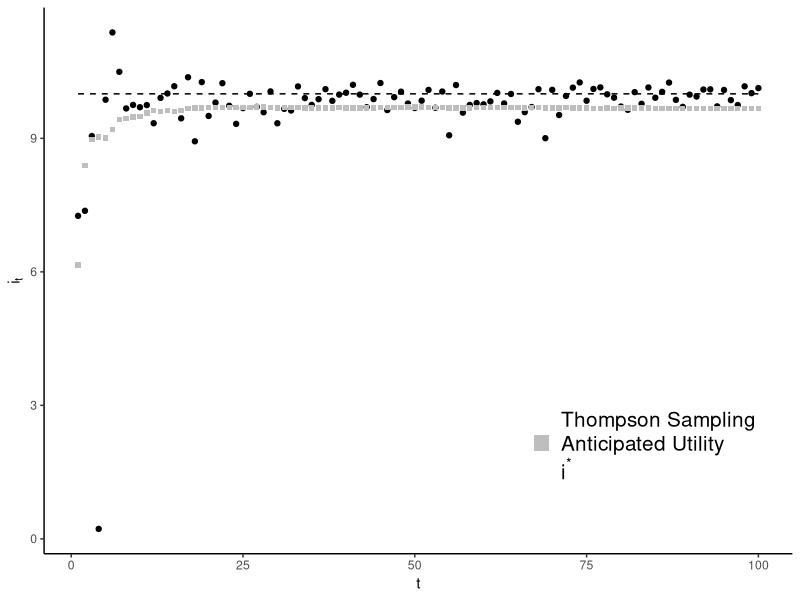
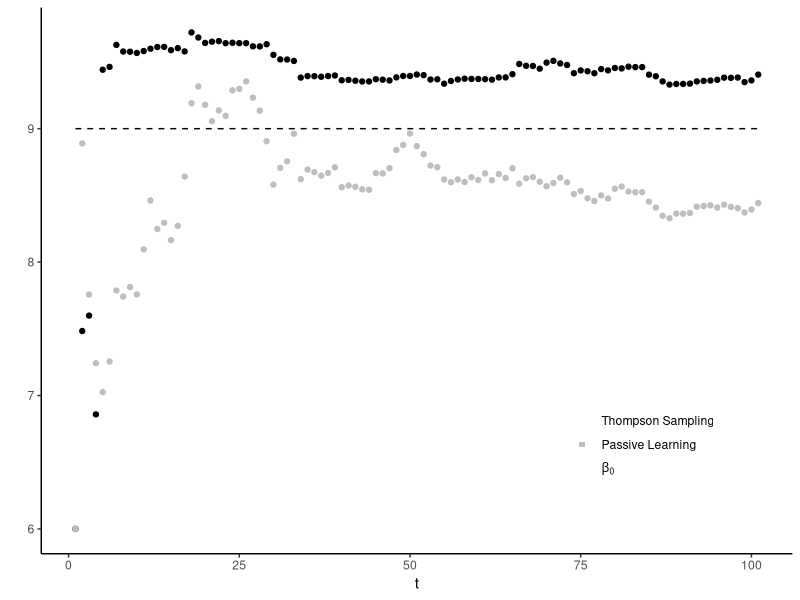

Recreate these plots in R, in order. (Note: this script raises an error after producing the figures.)
################################# FRONT MATTER ################################# 

# Simulation exercise based on Wieland (2000) "Monetary Policy, Parameter 
# Uncertainty and Optimal Learning"

# Simulates a Thompson Sampling central bank and a passive learning/adaptive
# policy/anticipated utility central bank for 100 periods, then builds plots.

rm(list = ls())
gc()

library(ggplot2)
library(tidyr)
library(mvtnorm)

########################## THOMPSON SAMPLING FUNCTION ##########################

run_Thompson <- function(w, pi_star, B0, B1, sigma_e, b_prior, V_prior, e, T){
  
  i_hist <- rep(0, T)
  pi_hist <- rep(0, T)
  b_hist <- matrix(0, 2, T + 1) 
  V_hist <- array(0, dim = c(2, 2, T + 1))
  
  b_hist[, 1] <- b_prior
  V_hist[, , 1] <- V_prior 
  
  b_old <- b_prior
  V_old <- V_prior
  
  for (t in 1:T){
    
    # draw parameter values from the belief
    B_draw <- rmvnorm(1, mean = b_old, sigma = V_old)
    
    # optimal i given the drww
    i <- B_draw[2] * (pi_star - B_draw[1]) / (w + B_draw[2] ^ 2) 
    
    # inflation
    pi <- B0 + B1 * i + e[t]
    
    # update
    V_new <- solve(solve(V_old) + rbind(c(1, i), c(i, i ^ 2)) / (sigma_e ^ 2))
    b_new <- V_new %*% (solve(V_old) %*% b_old + 
                          matrix(c(1, i), 2, 1) * pi / (sigma_e ^ 2))                                                      
    
    # hist results
    i_hist[t] <- i
    pi_hist[t] <- pi
    b_hist[, t + 1] <- b_new
    V_hist[, , t + 1] <- V_new
    
    # next period
    b_old <- b_new
    V_old <- V_new
    
  }
  
  return(list(i = i_hist, pi = pi_hist, b = b_hist, V = V_hist))
  
}

########################## PASSIVE LEARNING FUNCTION ###########################

run_passive <- function(w, pi_star, B0, B1, sigma_e, b_prior, V_prior, e, T){
  
  i_hist <- rep(0, T)
  pi_hist <- rep(0, T)
  b_hist <- matrix(0, 2, T + 1) 
  V_hist <- array(0, dim = c(2, 2, T + 1))
  
  b_hist[, 1] <- b_prior
  V_hist[, , 1] <- V_prior 
  
  b_old <- b_prior
  V_old <- V_prior
  
  for (t in 1:T){
    
    # optimal i given beliefs
    i <- (b_old[2] * (pi_star - b_old[1]) - V_old[1, 2]) / 
      (w + b_old[2] ^ 2 + V_old[2, 2])
    
    # inflation
    pi <- B0 + B1 * i + e[t]
    
    # update
    V_new <- solve(solve(V_old) + rbind(c(1, i), c(i, i ^ 2)) / (sigma_e ^ 2))
    b_new <- V_new %*% (solve(V_old) %*% b_old + 
                          matrix(c(1, i), 2, 1) * pi / (sigma_e ^ 2))                                                      
    
    # store results
    i_hist[t] <- i
    pi_hist[t] <- pi
    b_hist[, t + 1] <- b_new
    V_hist[, , t + 1] <- V_new
    
    # next period
    b_old <- b_new
    V_old <- V_new
    
  }
  
  return(list(i = i_hist, pi = pi_hist, b = b_hist, V = V_hist))
}

################################ SET PARAMETERS ################################

T <- 100 # number of periods

w <- 0.14 # weight on the interest rate
pi_star <- 0 # interest rate target
B0 <- 9 # true intercept
B1 <- - 0.7 # true slope
sigma_e <- 1 # variance of the shocks

# oracle policy
i_star <- B1 * (pi_star - B0) / (w + B1 ^ 2)
opt_pi <- B0 + B1 * i_star

# prior
b_prior <- c(6, -0.8)
V_prior <- rbind(c(13.1, -1.54), 
                 c(-1.54, 0.25))

############################### MANY SIMULATIONS ###############################

set.seed(2147)
J <- 100
Thompson <- vector(mode = "list", length = J)
passive <- vector(mode = "list", length = J)

for (j in 1:J){
  
  # draw a sequence of shocks
  e <- rnorm(T, 0, sigma_e)
  
  # Thompson Sampling
  Thompson[[j]] <- run_Thompson(w, pi_star, B0, B1, sigma_e, b_prior, V_prior,
                                e, T)
  
  # passive learning
  passive[[j]] <- run_passive(w, pi_star, B0, B1, sigma_e, b_prior, V_prior,
                              e, T)
  
}

############################## SPECIFIC RUN PLOTS ##############################

# select a particular run
j <- 5

# Comparison of chosen interest rates (Panel a)
temp_data <- data.frame(t = 1:T, 
                        i_star = rep(i_star, T),
                        Thompson = Thompson[[j]]$i,
                        passive = passive[[j]]$i)

temp_data %>% ggplot() +
  geom_point(aes(x = t, y = Thompson, col = "Thompson"), shape = 19) +
  geom_point(aes(x = t, y = passive, col = "passive"), shape = 15) +
  geom_line(aes(x = t, y = i_star, col = "i star"), linetype = "dashed") +
  theme_classic() +
  scale_color_manual(values = c("Thompson" = "black", 
                                "passive" = "gray",
                                "i star" = "black"), 
                     labels = c("Thompson Sampling",
                                "Anticipated Utility",
                                expression('i'^"*"))) +
  labs(x = "t", y = expression('i'[t])) +
   guides(color = guide_legend(override.aes = list(
    linetype = c("blank", "blank", "dashed"),
    shape = c(19, 15, NA),
    size = c(5, 5, 1)
  ), nrow = 3, byrow = TRUE)) +
  theme(legend.title = element_blank(),
        legend.position = c(0.8, 0.2),
        legend.text = element_text(size=15),
        legend.text.align = 0)

# Comparison of estimates mean estimates for B0
temp_data <- data.frame(t = 1:(T + 1), 
                        B0 = rep(B0, T + 1),
                        Thompson = Thompson[[j]]$b[1, ],
                        passive = passive[[j]]$b[1, ])

temp_data %>% ggplot() +
  geom_point(aes(x = t, y = Thompson, col = "Thompson")) +
  geom_point(aes(x = t, y = passive, col = "passive")) +
  geom_line(aes(x = t, y = B0, col = "B0"), linetype = "dashed") +
  theme_classic() + 
  scale_color_manual(values = c("Thompson" = "black", 
                                "passive" = "gray",
                                "B0" = "black"), 
                     labels = c("Thompson Sampling",
                                "Passive Learning",
                                expression(beta[0]))) +
  theme(legend.title = element_blank(),
        legend.position = c(0.8, 0.2),
        legend.text.align = 0) +
  labs(x = "t", y = "") +
  guides(color = guide_legend(override.aes = list(
    linetype = c("blank", "blank", "dashed"),
    shape = c(19, 15, NA)
  ), nrow = 3, byrow = TRUE))

# Comparison of mean estimates for B1
temp_data <- data.frame(t = 1:(T + 1), 
                        B1 = rep(B1, T + 1),
                        Thompson = Thompson[[j]]$b[2, ],
                        passive = passive[[j]]$b[2, ])

temp_data %>% ggplot() +
  geom_point(aes(x = t, y = Thompson, col = "Thompson")) +
  geom_point(aes(x = t, y = passive, col = "passive")) +
  geom_line(aes(x = t, y = B1, col = "B1"), linetype = "dashed") +
  theme_classic() +
  scale_color_manual(values = c("Thompson" = "black", 
                                "passive" = "gray",
                                "i star" = "black"), 
                     labels = c("Thompson Sampling",
                                "Passive Learning",
                                expression(beta[1]))) +
  theme(legend.title = element_blank(),
        legend.position = c(0.8, 0.8),
        legend.text.align = 0) +
  labs(x = "t", y = "") +
  guides(color = guide_legend(override.aes = list(
    linetype = c("blank", "blank", "dashed"),
    shape = c(19, 15, NA)
  ), nrow = 3, byrow = TRUE))

# Comparison of element [1, 1] of the covariance matrix (panel B)
temp_data <- data.frame(t = 1:(T + 1), 
                        Thompson = Thompson[[j]]$V[1, 1, ],
                        passive = passive[[j]]$V[1, 1, ])

temp_data %>% ggplot() +
  geom_point(aes(x = t, y = Thompson, col = "Thompson")) +
  geom_point(aes(x = t, y = passive, col = "passive")) +
  theme_classic() +
  scale_color_manual(values = c("Thompson" = "black", 
                                "passive" = "gray"), 
                     labels = c("Thompson Sampling",
                                "Passive Learning")) +
  theme(legend.title = element_blank(),
        legend.position = c(0.8, 0.9),
        legend.text = element_text(size=15),
        legend.text.align = 0) +
  labs(x = "t", y = "") +
  guides(color = guide_legend(override.aes = list(
    linetype = c("blank", "blank"),
    shape = c(19, 15),
    size = c(5, 5)
  ), nrow = 2, byrow = TRUE))


# Comparison of element [2, 2] of the covariance matrix
temp_data <- data.frame(t = 1:(T + 1), 
                        Thompson = Thompson[[j]]$V[2, 2, ],
                        passive = passive[[j]]$V[2, 2, ])

temp_data %>% ggplot() +
  geom_point(aes(x = t, y = Thompson, col = "Thompson")) +
  geom_point(aes(x = t, y = passive, col = "passive")) +
  theme_classic() +
  scale_color_manual(values = c("Thompson" = "black", 
                                "passive" = "gray"), 
                     labels = c("Thompson Sampling",
                                "Passive Learning")) +
  theme(legend.title = element_blank(),
        legend.position = c(0.8, 0.8),
        legend.text.align = 0) +
  labs(x = "t", y = "") +
  guides(color = guide_legend(override.aes = list(
    linetype = c("blank", "blank"),
    shape = c(19, 15)
  ), nrow = 2, byrow = TRUE))

# Comparison of element [1, 2] of the covariance matrix
temp_data <- data.frame(t = 1:(T + 1), 
                        Thompson = Thompson[[j]]$V[1, 2, ],
                        passive = passive[[j]]$V[1, 2, ])

temp_data %>% ggplot() +
  geom_point(aes(x = t, y = Thompson, col = "Thompson")) +
  geom_point(aes(x = t, y = passive, col = "passive")) +
  theme_classic() +
  scale_color_manual(values = c("Thompson" = "black", 
                                "passive" = "gray"), 
                     labels = c("Thompson Sampling",
                                "Passive Learning")) +
  theme(legend.title = element_blank(),
        legend.position = c(0.8, 0.2),
        legend.text.align = 0) +
  labs(x = "t", y = "") +
  guides(color = guide_legend(override.aes = list(
    linetype = c("blank", "blank"),
    shape = c(19, 15)
  ), nrow = 2, byrow = TRUE))

########################### SUMMARY STATISTICS PLOTS ###########################

#### Thompson Sampling

# mean and variance of i
Thompson_i <- sapply(sapply(Thompson, "[", "i"), "[")
Thompson_mean_i <- rowMeans(Thompson_i)
Thompson_sd_i <- apply(Thompson_i, 1, sd)

# Plots for summary statistics
temp_data <- data.frame(t = 1:T, 
                        i_star = rep(i_star, T), 
                        mean = Thompson_mean_i, 
                        upper = Thompson_mean_i + Thompson_sd_i, 
                        lower = Thompson_mean_i - Thompson_sd_i)

temp_data %>% ggplot() +
  geom_line(aes(x = t, y = i_star, col = "i star"), lty = "dashed") +
  geom_line(aes(x = t, y = mean, col = "mean i")) +
  geom_ribbon(aes(x = t, ymin = lower, ymax = upper, col = "ci"), fill = "gray", alpha = 0.1, show.legend = F) +
  theme_classic() +
  scale_color_manual(breaks = c("i star", "mean i"),
                     values = c(rep("black", 2), "gray"), 
                     labels = c(expression('i'^"*"), 
                                expression(bar("i")))) +
  scale_fill_manual(breaks = "ci",
                    values = "gray",
                    labels = expression(bar("i") %+-% sigma[i])) +
  theme(legend.title = element_blank(),
        legend.position = c(0.9, 0.2),
        legend.text = element_text(size=15),
        legend.text.align = 0) +
  labs(x = "t", y = "") +
  guides(color = guide_legend(override.aes = list(
    linetype = c("dashed", "solid"),
    shape = c(NA, NA),
    fill = c(NA, NA)
  ),nrow = 2, byrow = TRUE))

#### Passive Learning

# mean and variance of i
passive_i <- sapply(sapply(passive, "[", "i"), "[")
passive_mean_i <- rowMeans(passive_i)
passive_sd_i <- apply(passive_i, 1, sd)

# Plots for summary statistics
temp_data <- data.frame(t = 1:T, 
                        i_star = rep(i_star, T), 
                        mean = passive_mean_i, 
                        upper = passive_mean_i + passive_sd_i, 
                        lower = passive_mean_i - passive_sd_i)

temp_data %>% ggplot() +
  geom_line(aes(x = t, y = i_star, col = "i star"), lty = "dashed") +
  geom_line(aes(x = t, y = mean, col = "mean i")) +
  geom_ribbon(aes(x = t, ymin = lower, ymax = upper, col = "ci"), fill = "gray", alpha = 0.1, show.legend = F) +
  theme_classic() +
  scale_color_manual(breaks = c("i star", "mean i"),
                     values = c(rep("black", 2), "gray"), 
                     labels = c(expression('i'^"*"), 
                                expression(bar("i")))) +
  scale_fill_manual(breaks = "ci",
                    values = "gray",
                    labels = expression(bar("i") %+-% sigma[i])) +
  theme(legend.title = element_blank(),
        legend.position = c(0.9, 0.2),
        legend.text = element_text(size=15),
        legend.text.align = 0) +
  labs(x = "t", y = "") +
  guides(color = guide_legend(override.aes = list(
    linetype = c("dashed", "solid"),
    shape = c(NA, NA),
    fill = c(NA, NA)
  ),nrow = 2, byrow = TRUE))

# # mean and variance of b0 and b1, Thompson Sampling
# Thompson_b0 <- sapply(sapply(Thompson, "[", "b"), "[", i = 1, j = 1:(T + 1))
# Thompson_mean_b0 <- rowMeans(Thompson_b0)
# Thompson_sd_b0 <- apply(Thompson_b0, 1, sd)
# 
# Thompson_b1 <- sapply(sapply(Thompson, "[", "b"), "[", i = 2, j = 1:(T + 1))
# Thompson_mean_b1 <- rowMeans(Thompson_b1)
# Thompson_sd_b1 <- apply(Thompson_b1, 1, sd)
# 
# # mean and variance of b0 and b1, passive learning
# passive_b0 <- sapply(sapply(passive, "[", "b"), "[", i = 1, j = 1:(T + 1))
# passive_mean_b0 <- rowMeans(passive_b0)
# passive_sd_b0 <- apply(passive_b0, 1, sd)
# 
# passive_b1 <- sapply(sapply(passive, "[", "b"), "[", i = 2, j = 1:(T + 1))
# passive_mean_b1 <- rowMeans(passive_b1)
# passive_sd_b1 <- apply(passive_b1, 1, sd)